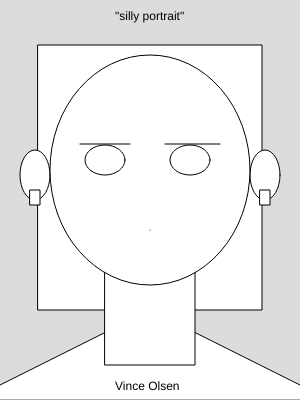
Frame 1 (no input)
Frame 60 (no input): identical to frame 1, image omitted
Frame 120 (the mouse pressed at the canvas centre since frame 60): identical to frame 1, image omitted

The p5.js sketch that drew this single still picture (run headless with seeded random() and noise() and a simulated clock; from frame 60 on, the mouse is pressed at the canvas centre):

// p5.js sketch
// ── sketch.js
function setup() {
  createCanvas(300, 400);
}

function draw() {
  background(220);
  rect(38,45,224,265)
  ellipse(35,175,30,50)
  ellipse(265,175,30,50)
  triangle(-30,400,150,310,330,400)
  rect(105,270,90,95)
  ellipse(150,170,200,230)
  ellipse(105,160,40,30)
  ellipse(190,160,40,30)
  line(80,144,130,144)
  line(220,144,165,144)
  point(150,230)
  rect(30,190,10,15)
  rect(260,190,10,15)
  text('"silly portrait"',115,20)
  text('Vince Olsen',115,390)
}
